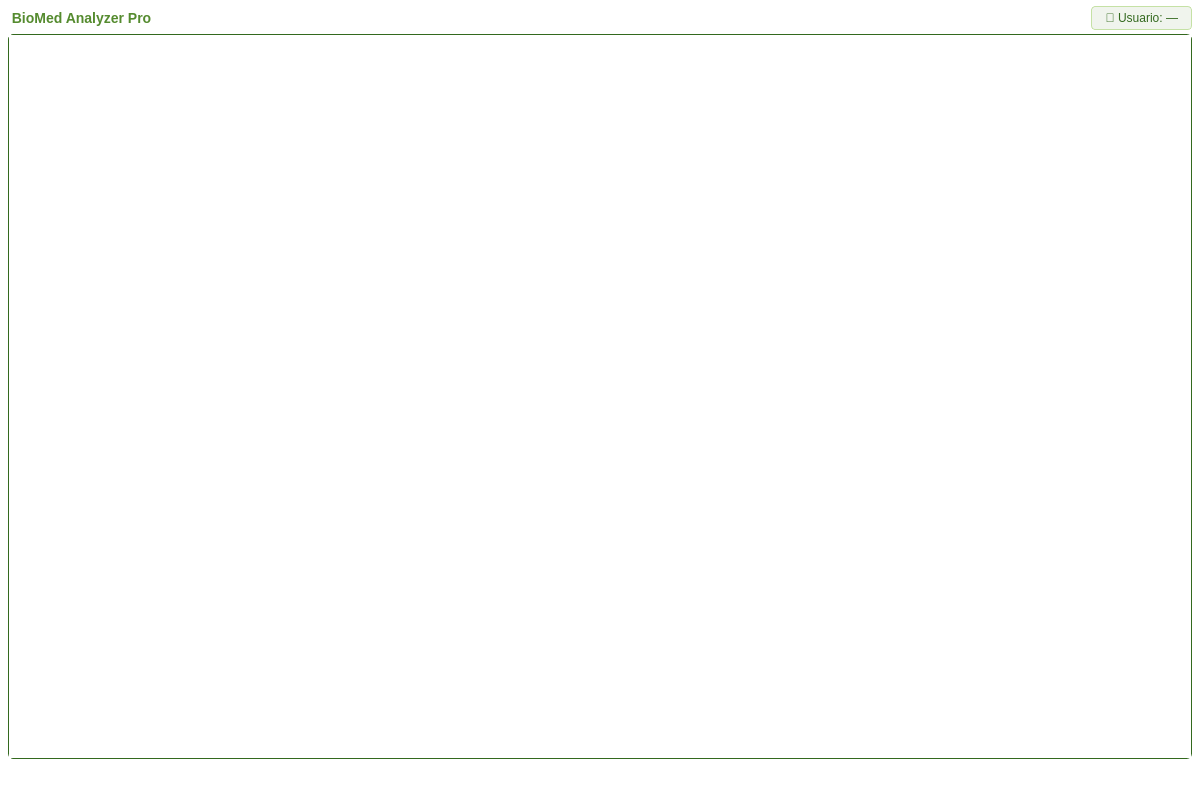
<?xml version="1.0" encoding="UTF-8"?>
<ui version="4.0">
 <class>MainWindow</class>
 <widget class="QMainWindow" name="MainWindow">
  <property name="geometry">
   <rect>
    <x>0</x>
    <y>0</y>
    <width>1200</width>
    <height>787</height>
   </rect>
  </property>
  <property name="windowTitle">
   <string>BioMed Analyzer Pro - Panel Principal</string>
  </property>
  <property name="styleSheet">
   <string>background-color: #ffffff; color: #1a1a1a;</string>
  </property>
  <widget class="QWidget" name="centralwidget">
   <layout class="QVBoxLayout" name="layout_central">
    <property name="spacing">
     <number>4</number>
    </property>
    <property name="leftMargin">
     <number>8</number>
    </property>
    <property name="topMargin">
     <number>6</number>
    </property>
    <property name="rightMargin">
     <number>8</number>
    </property>
    <property name="bottomMargin">
     <number>6</number>
    </property>
    <item>
     <layout class="QHBoxLayout" name="layout_header">
      <item>
       <widget class="QLabel" name="lbl_app_name">
        <property name="styleSheet">
         <string>color: #558b2f; font-size: 14px; font-weight: bold;</string>
        </property>
        <property name="text">
         <string> BioMed Analyzer Pro</string>
        </property>
       </widget>
      </item>
      <item>
       <spacer name="horizontalSpacer">
        <property name="orientation">
         <enum>Qt::Horizontal</enum>
        </property>
        <property name="sizeHint" stdset="0">
         <size>
          <width>40</width>
          <height>20</height>
         </size>
        </property>
       </spacer>
      </item>
      <item>
       <widget class="QLabel" name="lbl_usuario">
        <property name="styleSheet">
         <string>color: #33691e; font-size: 12px; background-color: #f0f4ed; padding: 4px 10px; border-radius: 4px; border: 1px solid #c5e1a5;</string>
        </property>
        <property name="text">
         <string>👤 Usuario: —</string>
        </property>
        <property name="alignment">
         <set>Qt::AlignRight|Qt::AlignTrailing|Qt::AlignVCenter</set>
        </property>
       </widget>
      </item>
     </layout>
    </item>
    <item>
     <widget class="QTabWidget" name="tab_principal">
      <property name="styleSheet">
       <string>QTabWidget::pane { border: 1px solid #33691e; border-radius: 5px; }
        QTabBar::tab { background-color: #e8f0e2; color: #1a1a1a; padding: 10px 20px; }
        QTabBar::tab:selected { background-color: #33691e; color: white; }</string>
      </property>
      <property name="currentIndex">
       <number>-1</number>
      </property>
     </widget>
    </item>
   </layout>
  </widget>
  <widget class="QMenuBar" name="menubar">
   <property name="geometry">
    <rect>
     <x>0</x>
     <y>0</y>
     <width>1200</width>
     <height>26</height>
    </rect>
   </property>
  </widget>
  <widget class="QStatusBar" name="statusbar"/>
 </widget>
 <resources/>
 <connections>
  <connection>
   <sender>tab_principal</sender>
   <signal>currentChanged(int)</signal>
   <receiver>MainWindow</receiver>
   <slot>update()</slot>
   <hints>
    <hint type="sourcelabel">
     <x>814</x>
     <y>165</y>
    </hint>
    <hint type="destinationlabel">
     <x>165</x>
     <y>-9</y>
    </hint>
   </hints>
  </connection>
 </connections>
</ui>
